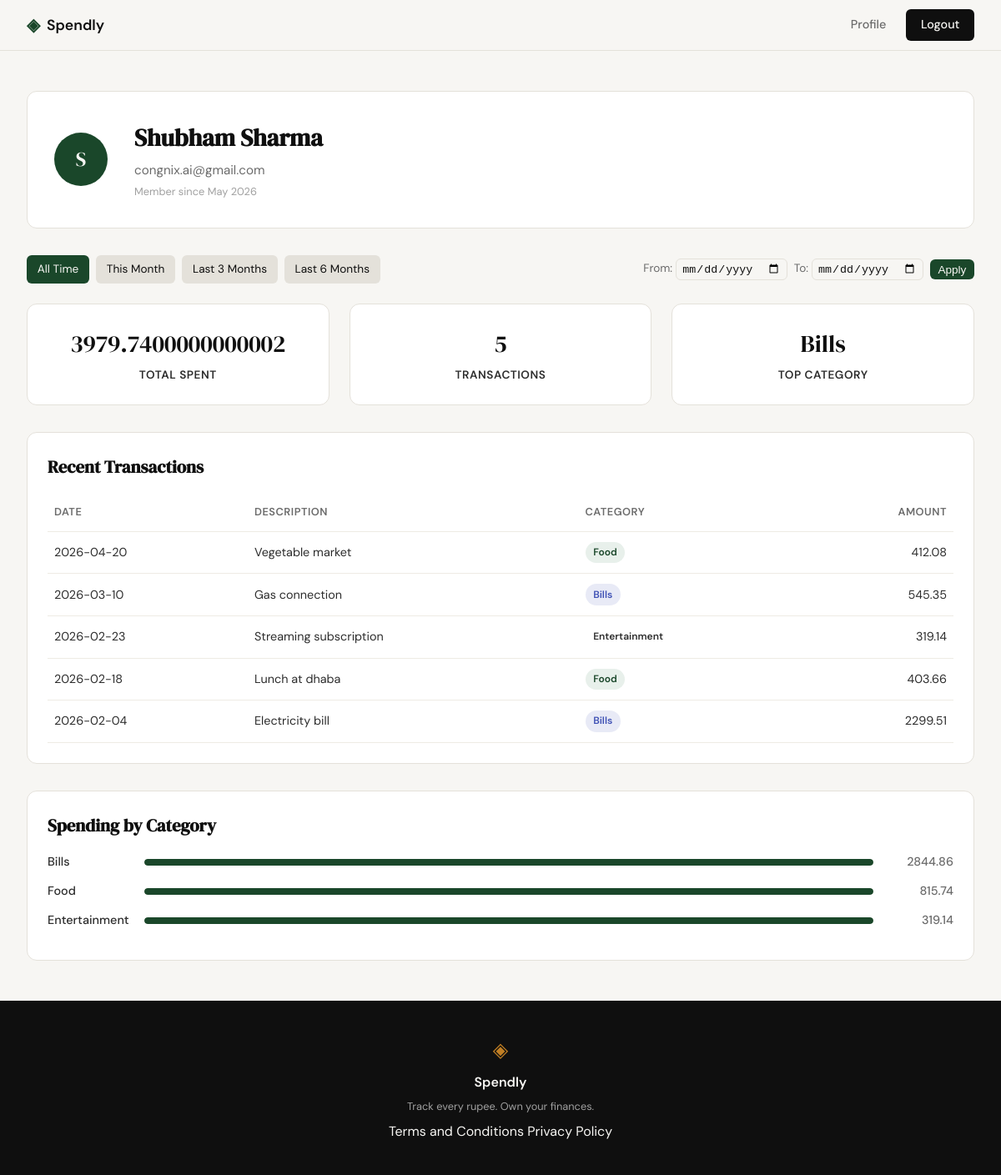
Screenshot of /profile (signed in) with the database file from the repository.
### tables this page shows
CREATE TABLE users (
                id INTEGER PRIMARY KEY AUTOINCREMENT,
                name TEXT NOT NULL,
                email TEXT UNIQUE NOT NULL,
                password_hash TEXT NOT NULL,
                created_at TEXT DEFAULT (datetime('now'))
            );

CREATE TABLE expenses (
                id INTEGER PRIMARY KEY AUTOINCREMENT,
                user_id INTEGER NOT NULL,
                amount REAL NOT NULL,
                category TEXT NOT NULL,
                date TEXT NOT NULL,
                description TEXT,
                created_at TEXT DEFAULT (datetime('now')),
                FOREIGN KEY(user_id) REFERENCES users(id) ON DELETE CASCADE
            );

### app.py (the view)
@app.route("/profile")
def profile():
    if not session.get('user_id'):
        return redirect(url_for('login'))
    date_from = request.args.get('date_from', '').strip()
    date_to = request.args.get('date_to', '').strip()
    validated_from = None
    validated_to = None
    try:
        if date_from:
            datetime.strptime(date_from, '%Y-%m-%d')
            validated_from = date_from
        if date_to:
            datetime.strptime(date_to, '%Y-%m-%d')
            validated_to = date_to
        if validated_from and validated_to and validated_from > validated_to:
            flash("Start date must be before end date.", "error")
            validated_from = None
            validated_to = None
    except ValueError:
        validated_from = None
        validated_to = None
    user = get_user_by_id(session['user_id'])
    if user is None:
        session.clear()
        return redirect(url_for('login'))
    today = datetime.today().date()
    this_month_start = today.replace(day=1)
    this_month_end = today
    three_months_ago = this_month_start - timedelta(days=90)
    six_months_ago = this_month_start - timedelta(days=180)
    summary_stats = get_summary_stats(session['user_id'], validated_from, validated_to)
    transactions = get_recent_transactions(session['user_id'], 10, validated_from, validated_to)
    category_breakdown = get_category_breakdown(session['user_id'], validated_from, validated_to)
    return render_template('profile.html',
                           user=user,
                           summary_stats=summary_stats,
                           transactions=transactions,
                           category_breakdown=category_breakdown,
                           date_from=validated_from,
                           date_to=validated_to,
                           preset_this_month={'from': this_month_start.isoformat(), 'to': this_month_end.isoformat()},
                           preset_3_months={'from': three_months_ago.isoformat(), 'to': today.isoformat()},
                           preset_6_months={'from': six_months_ago.isoformat(), 'to': today.isoformat()})

### database/db.py (called while the page is built)
def get_db():
    conn = sqlite3.connect(_DB_PATH)
    conn.row_factory = sqlite3.Row
    conn.execute("PRAGMA foreign_keys = ON")
    return conn

### database/queries.py (called while the page is built)
def get_user_by_id(user_id):
    conn = get_db()
    try:
        cur = conn.execute(
            "SELECT name, email, created_at FROM users WHERE id = ?",
            (user_id,)
        )
        row = cur.fetchone()
        if row is None:
            return None
        created_at = datetime.strptime(row["created_at"], "%Y-%m-%d %H:%M:%S")
        member_since = created_at.strftime("%B %Y")
        return {
            "name": row["name"],
            "email": row["email"],
            "member_since": member_since,
        }
    finally:
        conn.close()

def get_recent_transactions(user_id, limit=10, date_from=None, date_to=None):
    conn = get_db()
    try:
        base_where = "WHERE user_id = ?"
        params = [user_id]
        if date_from and date_to:
            base_where += " AND date BETWEEN ? AND ?"
            params.extend([date_from, date_to])
        query = f"SELECT date, description, category, amount FROM expenses {base_where} ORDER BY date DESC LIMIT ?"
        params.append(limit)
        cur = conn.execute(query, tuple(params))
        rows = cur.fetchall()
        return [
            {
                "date": r["date"],
                "description": r["description"],
                "category": r["category"],
                "amount": r["amount"],
            }
            for r in rows
        ]
    finally:
        conn.close()

### templates/profile.html (shortened to what this page needs)
{% extends "base.html" %}
{% block head %}
<link rel="stylesheet" href="{{ url_for('static', filename='css/profile.css') }}">
{% endblock %}
{% block content %}
<section class="profile-section">
    <div class="profile-card">
        <div class="avatar">{{ user.name[:1] }}</div>
        <div class="info">
            <h2 class="name">{{ user.name }}</h2>
            <p class="email">{{ user.email }}</p>
            <p class="member-since">Member since {{ user.member_since }}</p>
        </div>
    </div>
    <div class="filter-bar">
        <a href="{{ url_for('profile') }}" class="filter-btn {% if not date_from and not date_to %}active{% endif %}">All Time</a>
        <a href="{{ url_for('profile', date_from=preset_this_month.from, date_to=preset_this_month.to) }}" class="filter-btn {% if date_from == preset_this_month.from and date_to == preset_this_month.to %}active{% endif %}">This Month</a>
        <a href="{{ url_for('profile', date_from=preset_3_months.from, date_to=preset_3_months.to) }}" class="filter-btn {% if date_from == preset_3_months.from and date_to == preset_3_months.to %}active{% endif %}">Last 3 Months</a>
        <a href="{{ url_for('profile', date_from=preset_6_months.from, date_to=preset_6_months.to) }}" class="filter-btn {% if date_from == preset_6_months.from and date_to == preset_6_months.to %}active{% endif %}">Last 6 Months</a>
        <form method="get" action="{{ url_for('profile') }}" class="custom-filter-form">
            <label>From: <input type="date" name="date_from" value="{{ date_from or '' }}"></label>
            <label>To: <input type="date" name="date_to" value="{{ date_to or '' }}"></label>
            <button type="submit" class="apply-btn">Apply</button>
        </form>
    </div>
    <div class="stats-row">
        <div class="stat">
            <div class="value">{{ summary_stats.total_spent }}</div>
            <div class="label">Total Spent</div>
        </div>
        <div class="stat">
            <div class="value">{{ summary_stats.transaction_count }}</div>
            <div class="label">Transactions</div>
        </div>
        <div class="stat">
            <div class="value">{{ summary_stats.top_category }}</div>
            <div class="label">Top Category</div>
        </div>
    </div>
    <div class="transactions">
        <h3>Recent Transactions</h3>
        <table class="txn-table">
            <thead>
                <tr>
                    <th>Date</th>
                    <th>Description</th>
                    <th>Category</th>
                    <th class="right">Amount</th>
                </tr>
            </thead>
            <tbody>
                {% for txn in transactions %}
                <tr>
                    <td>{{ txn.date }}</td>
                    <td>{{ txn.description }}</td>
                    <td><span class="badge {{ txn.category|lower }}">{{ txn.category }}</span></td>
                    <td class="right">{{ "%.2f"|format(txn.amount) }}</td>
                </tr>
                {% endfor %}
            </tbody>
        </table>
    </div>
    <div class="categories">
        <h3>Spending by Category</h3>
        {% for cat in category_breakdown %}
        <div class="category-row">
            <span class="cat-name">{{ cat.name }}</span>
            <div class="cat-bar">
                <div class="filled" style="width: {{ cat.percent }}%;"></div>
            </div>
            <span class="cat-total">{{ "%.2f"|format(cat.amount) }}</span>
        </div>
        {% endfor %}
    </div>
</section>
{% endblock %}

### templates/base.html (shortened to what this page needs)
<!DOCTYPE html>
<html lang="en">
<head>
    <link rel="stylesheet" href="{{ url_for('static', filename='css/style.css') }}">
    {% block head %}{% endblock %}
</head>
<body>
    <nav class="navbar">
        <div class="nav-inner">
            <a href="{{ url_for('landing') }}" class="nav-brand">
                <span class="brand-icon">◈</span>
                <span class="brand-name">Spendly</span>
            </a>
            <div class="nav-links">
                {% if session.get('user_id') %}
                    <a href="{{ url_for('profile') }}">Profile</a>
                    <a href="{{ url_for('logout') }}" class="nav-cta">Logout</a>
                {% else %}
                    <a href="{{ url_for('login') }}">Sign in</a>
                    <a href="{{ url_for('register') }}" class="nav-cta">Get started</a>
                {% endif %}
            </div>
        </div>
    </nav>
    <main class="main-content">
        {% block content %}{% endblock %}
    </main>
    <footer class="footer">
        <div class="footer-inner">
            <span class="brand-icon">◈</span>
            <span class="footer-name">Spendly</span>
            <p class="footer-copy">Track every rupee. Own your finances.</p>
            <div class="footer-links">
                <a href="/terms">Terms and Conditions</a>
                <a href="/privacy">Privacy Policy</a>
            </div>
        </div>
    </footer>
</body>
</html>

### static/css/style.css (style rules this page uses)
:root { --ink: #0f0f0f; --ink-soft: #2d2d2d; --ink-muted: #6b6b6b; --ink-faint: #a0a0a0; --paper: #f7f6f3; --paper-warm: #f0ede6; --paper-card: #ffffff; --accent: #1a472a; --accent-light: #e8f0eb; --accent-2: #c17f24; --accent-2-light: #fdf3e3; --danger: #c0392b; --danger-light: #fdecea; --border: #e4e1da; --border-soft: #eeebe4; --font-display: 'DM Serif Display', Georgia, serif; --font-body: 'DM Sans', system-ui, sans-serif; --max-width: 1200px; --auth-width: 440px; --radius-sm: 6px; --radius-md: 12px; --radius-lg: 20px; }
*, *::before, *::after { box-sizing: border-box; margin: 0; padding: 0; }
html { font-size: 16px; scroll-behavior: smooth; }
body { background: var(--paper); color: var(--ink); font-family: var(--font-body); font-size: 1rem; line-height: 1.6; -webkit-font-smoothing: antialiased; }
a { color: inherit; text-decoration: none; }
.navbar { position: sticky; top: 0; z-index: 100; background: var(--paper); border-bottom: 1px solid var(--border); padding: 0 2rem; }
.nav-inner { max-width: var(--max-width); margin: 0 auto; height: 60px; display: flex; align-items: center; justify-content: space-between; }
.nav-brand { display: flex; align-items: center; gap: 0.5rem; font-family: var(--font-body); font-weight: 600; font-size: 1.1rem; color: var(--ink); }
.brand-icon { color: var(--accent); font-size: 1.3rem; }
.brand-name { color: var(--ink); }
.nav-links { display: flex; align-items: center; gap: 1.5rem; font-size: 0.9rem; font-weight: 500; }
.nav-links a { color: var(--ink-muted); transition: color 0.2s; }
.nav-cta { background: var(--ink) !important; color: var(--paper) !important; padding: 0.45rem 1.1rem; border-radius: var(--radius-sm); transition: background 0.2s !important; }
.main-content { min-height: calc(100vh - 60px - 100px); }
.footer { background: var(--ink); color: var(--paper); padding: 2.5rem 2rem; text-align: center; }
.footer-inner { display: flex; flex-direction: column; align-items: center; gap: 0.4rem; }
.footer .brand-icon { color: var(--accent-2); font-size: 1.5rem; }
.footer-name { font-weight: 600; font-size: 1rem; }
.footer-copy { font-size: 0.8rem; color: var(--ink-faint); }

### rows the page displays
users: name "S", name "Shubham Sharma", email "congnix.ai@gmail.com"
expenses: date "2026-04-20", description "Vegetable market", category "Food", amount "412.08"
expenses: date "2026-03-10", description "Gas connection", category "Bills", amount "545.35"
expenses: date "2026-02-23", description "Streaming subscription", category "Entertainment", amount "319.14", name "Entertainment"
expenses: date "2026-02-18", description "Lunch at dhaba", category "Food", amount "403.66"
expenses: date "2026-02-04", description "Electricity bill", category "Bills", amount "2299.51"

### other values shown
{{ user.member_since }} "May 2026"
{{ summary_stats.total_spent }} "3979.7400000000002"
{{ summary_stats.transaction_count }} "5"
{{ summary_stats.top_category }} "Bills"
{{ cat.name }} "Bills" "Food"
{{ "%.2f"|format(cat.amount) }} "2844.86" "815.74"
